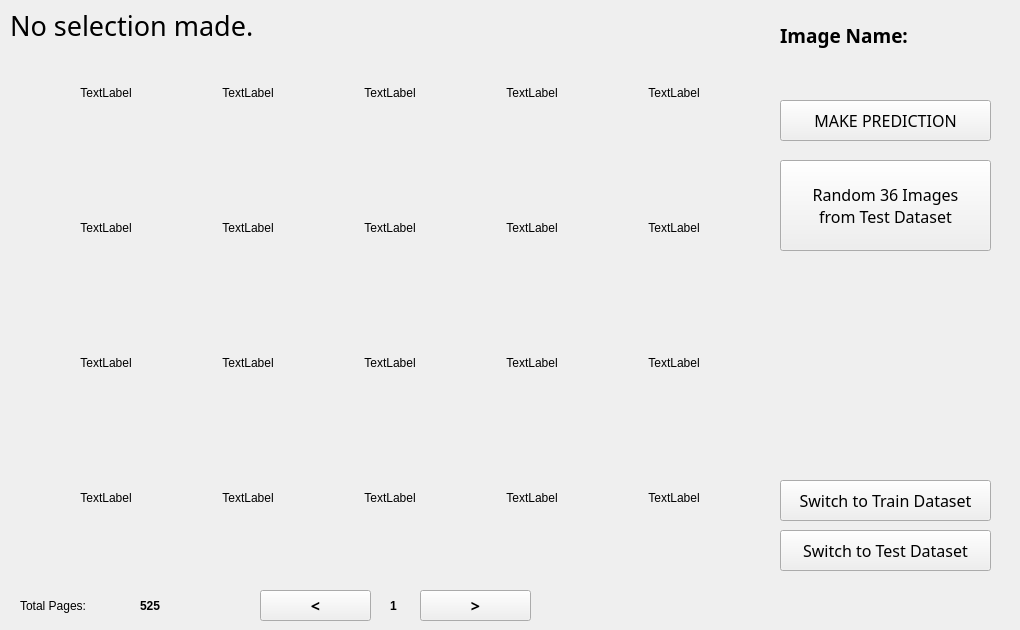
    <widget class="QWidget" name="tabDataset">
     <property name="palette">
      <palette>
       <active>
        <colorrole role="Base">
         <brush brushstyle="SolidPattern">
          <color alpha="255">
           <red>0</red>
           <green>0</green>
           <blue>127</blue>
          </color>
         </brush>
        </colorrole>
       </active>
       <inactive>
        <colorrole role="Base">
         <brush brushstyle="SolidPattern">
          <color alpha="255">
           <red>0</red>
           <green>0</green>
           <blue>127</blue>
          </color>
         </brush>
        </colorrole>
       </inactive>
       <disabled>
        <colorrole role="Base">
         <brush brushstyle="SolidPattern">
          <color alpha="255">
           <red>240</red>
           <green>240</green>
           <blue>240</blue>
          </color>
         </brush>
        </colorrole>
       </disabled>
      </palette>
     </property>
     <attribute name="title">
      <string>Dataset</string>
     </attribute>
     <widget class="QWidget" name="widget" native="true">
      <property name="geometry">
       <rect>
        <x>10</x>
        <y>10</y>
        <width>761</width>
        <height>571</height>
       </rect>
      </property>
      <property name="minimumSize">
       <size>
        <width>0</width>
        <height>0</height>
       </size>
      </property>
      <property name="maximumSize">
       <size>
        <width>791</width>
        <height>611</height>
       </size>
      </property>
      <property name="palette">
       <palette>
        <active>
         <colorrole role="Base">
          <brush brushstyle="SolidPattern">
           <color alpha="255">
            <red>0</red>
            <green>0</green>
            <blue>127</blue>
           </color>
          </brush>
         </colorrole>
         <colorrole role="Window">
          <brush brushstyle="SolidPattern">
           <color alpha="255">
            <red>0</red>
            <green>145</green>
            <blue>234</blue>
           </color>
          </brush>
         </colorrole>
        </active>
        <inactive>
         <colorrole role="Base">
          <brush brushstyle="SolidPattern">
           <color alpha="255">
            <red>0</red>
            <green>0</green>
            <blue>127</blue>
           </color>
          </brush>
         </colorrole>
         <colorrole role="Window">
          <brush brushstyle="SolidPattern">
           <color alpha="255">
            <red>0</red>
            <green>145</green>
            <blue>234</blue>
           </color>
          </brush>
         </colorrole>
        </inactive>
        <disabled>
         <colorrole role="Base">
          <brush brushstyle="SolidPattern">
           <color alpha="255">
            <red>0</red>
            <green>145</green>
            <blue>234</blue>
           </color>
          </brush>
         </colorrole>
         <colorrole role="Window">
          <brush brushstyle="SolidPattern">
           <color alpha="255">
            <red>0</red>
            <green>145</green>
            <blue>234</blue>
           </color>
          </brush>
         </colorrole>
        </disabled>
       </palette>
      </property>
      <property name="layoutDirection">
       <enum>Qt::LeftToRight</enum>
      </property>
      <layout class="QGridLayout" name="gridLayout_2">
       <item row="0" column="1">
        <layout class="QGridLayout" name="gridLayout">
         <property name="sizeConstraint">
          <enum>QLayout::SetMaximumSize</enum>
         </property>
         <property name="horizontalSpacing">
          <number>42</number>
         </property>
         <property name="verticalSpacing">
          <number>35</number>
         </property>
         <item row="2" column="3">
          <widget class="QLabel" name="p14">
           <property name="maximumSize">
            <size>
             <width>100</width>
             <height>100</height>
            </size>
           </property>
           <property name="layoutDirection">
            <enum>Qt::LeftToRight</enum>
           </property>
           <property name="lineWidth">
            <number>1</number>
           </property>
           <property name="text">
            <string>TextLabel</string>
           </property>
           <property name="alignment">
            <set>Qt::AlignCenter</set>
           </property>
          </widget>
         </item>
         <item row="2" column="0">
          <widget class="QLabel" name="p11">
           <property name="maximumSize">
            <size>
             <width>100</width>
             <height>100</height>
            </size>
           </property>
           <property name="layoutDirection">
            <enum>Qt::LeftToRight</enum>
           </property>
           <property name="lineWidth">
            <number>1</number>
           </property>
           <property name="text">
            <string>TextLabel</string>
           </property>
           <property name="alignment">
            <set>Qt::AlignCenter</set>
           </property>
          </widget>
         </item>
         <item row="1" column="2">
          <widget class="QLabel" name="p8">
           <property name="maximumSize">
            <size>
             <width>100</width>
             <height>100</height>
            </size>
           </property>
           <property name="layoutDirection">
            <enum>Qt::LeftToRight</enum>
           </property>
           <property name="lineWidth">
            <number>1</number>
           </property>
           <property name="text">
            <string>TextLabel</string>
           </property>
           <property name="alignment">
            <set>Qt::AlignCenter</set>
           </property>
          </widget>
         </item>
         <item row="0" column="2">
          <widget class="QLabel" name="p3">
           <property name="maximumSize">
            <size>
             <width>100</width>
             <height>100</height>
            </size>
           </property>
           <property name="layoutDirection">
            <enum>Qt::LeftToRight</enum>
           </property>
           <property name="lineWidth">
            <number>1</number>
           </property>
           <property name="text">
            <string>TextLabel</string>
           </property>
           <property name="alignment">
            <set>Qt::AlignCenter</set>
           </property>
          </widget>
         </item>
         <item row="3" column="4">
          <widget class="QLabel" name="p20">
           <property name="maximumSize">
            <size>
             <width>100</width>
             <height>100</height>
            </size>
           </property>
           <property name="layoutDirection">
            <enum>Qt::LeftToRight</enum>
           </property>
           <property name="lineWidth">
            <number>1</number>
           </property>
           <property name="text">
            <string>TextLabel</string>
           </property>
           <property name="alignment">
            <set>Qt::AlignCenter</set>
           </property>
          </widget>
         </item>
         <item row="3" column="2">
          <widget class="QLabel" name="p18">
           <property name="maximumSize">
            <size>
             <width>100</width>
             <height>100</height>
            </size>
           </property>
           <property name="layoutDirection">
            <enum>Qt::LeftToRight</enum>
           </property>
           <property name="lineWidth">
            <number>1</number>
           </property>
           <property name="text">
            <string>TextLabel</string>
           </property>
           <property name="alignment">
            <set>Qt::AlignCenter</set>
           </property>
          </widget>
         </item>
         <item row="3" column="3">
          <widget class="QLabel" name="p19">
           <property name="maximumSize">
            <size>
             <width>100</width>
             <height>100</height>
            </size>
           </property>
           <property name="layoutDirection">
            <enum>Qt::LeftToRight</enum>
           </property>
           <property name="lineWidth">
            <number>1</number>
           </property>
           <property name="text">
            <string>TextLabel</string>
           </property>
           <property name="alignment">
            <set>Qt::AlignCenter</set>
           </property>
          </widget>
         </item>
         <item row="2" column="1">
          <widget class="QLabel" name="p12">
           <property name="maximumSize">
            <size>
             <width>100</width>
             <height>100</height>
            </size>
           </property>
           <property name="layoutDirection">
            <enum>Qt::LeftToRight</enum>
           </property>
           <property name="lineWidth">
            <number>1</number>
           </property>
           <property name="text">
            <string>TextLabel</string>
           </property>
           <property name="alignment">
            <set>Qt::AlignCenter</set>
           </property>
          </widget>
         </item>
         <item row="2" column="2">
          <widget class="QLabel" name="p13">
           <property name="maximumSize">
            <size>
             <width>100</width>
             <height>100</height>
            </size>
           </property>
           <property name="layoutDirection">
            <enum>Qt::LeftToRight</enum>
           </property>
           <property name="lineWidth">
            <number>1</number>
           </property>
           <property name="text">
            <string>TextLabel</string>
           </property>
           <property name="alignment">
            <set>Qt::AlignCenter</set>
           </property>
          </widget>
         </item>
         <item row="1" column="0">
          <widget class="QLabel" name="p6">
           <property name="maximumSize">
            <size>
             <width>100</width>
             <height>100</height>
            </size>
           </property>
           <property name="layoutDirection">
            <enum>Qt::LeftToRight</enum>
           </property>
           <property name="lineWidth">
            <number>1</number>
           </property>
           <property name="text">
            <string>TextLabel</string>
           </property>
           <property name="alignment">
            <set>Qt::AlignCenter</set>
           </property>
          </widget>
         </item>
         <item row="0" column="0">
          <widget class="QLabel" name="p1">
           <property name="maximumSize">
            <size>
             <width>100</width>
             <height>100</height>
            </size>
           </property>
           <property name="layoutDirection">
            <enum>Qt::LeftToRight</enum>
           </property>
           <property name="lineWidth">
            <number>1</number>
           </property>
           <property name="text">
            <string>TextLabel</string>
           </property>
           <property name="alignment">
            <set>Qt::AlignCenter</set>
           </property>
          </widget>
         </item>
         <item row="0" column="1">
          <widget class="QLabel" name="p2">
           <property name="maximumSize">
            <size>
             <width>100</width>
             <height>100</height>
            </size>
           </property>
           <property name="layoutDirection">
            <enum>Qt::LeftToRight</enum>
           </property>
           <property name="lineWidth">
            <number>1</number>
           </property>
           <property name="text">
            <string>TextLabel</string>
           </property>
           <property name="alignment">
            <set>Qt::AlignCenter</set>
           </property>
          </widget>
         </item>
         <item row="3" column="1">
          <widget class="QLabel" name="p17">
           <property name="maximumSize">
            <size>
             <width>100</width>
             <height>100</height>
            </size>
           </property>
           <property name="layoutDirection">
            <enum>Qt::LeftToRight</enum>
           </property>
           <property name="lineWidth">
            <number>1</number>
           </property>
           <property name="text">
            <string>TextLabel</string>
           </property>
           <property name="alignment">
            <set>Qt::AlignCenter</set>
           </property>
          </widget>
         </item>
         <item row="3" column="0">
          <widget class="QLabel" name="p16">
           <property name="maximumSize">
            <size>
             <width>100</width>
             <height>100</height>
            </size>
           </property>
           <property name="layoutDirection">
            <enum>Qt::LeftToRight</enum>
           </property>
           <property name="lineWidth">
            <number>1</number>
           </property>
           <property name="text">
            <string>TextLabel</string>
           </property>
           <property name="alignment">
            <set>Qt::AlignCenter</set>
           </property>
          </widget>
         </item>
         <item row="1" column="1">
          <widget class="QLabel" name="p7">
           <property name="maximumSize">
            <size>
             <width>100</width>
             <height>100</height>
            </size>
           </property>
           <property name="layoutDirection">
            <enum>Qt::LeftToRight</enum>
           </property>
           <property name="lineWidth">
            <number>1</number>
           </property>
           <property name="text">
            <string>TextLabel</string>
           </property>
           <property name="alignment">
            <set>Qt::AlignCenter</set>
           </property>
          </widget>
         </item>
         <item row="2" column="4">
          <widget class="QLabel" name="p15">
           <property name="maximumSize">
            <size>
             <width>100</width>
             <height>100</height>
            </size>
           </property>
           <property name="layoutDirection">
            <enum>Qt::LeftToRight</enum>
           </property>
           <property name="lineWidth">
            <number>1</number>
           </property>
           <property name="text">
            <string>TextLabel</string>
           </property>
           <property name="alignment">
            <set>Qt::AlignCenter</set>
           </property>
          </widget>
         </item>
         <item row="0" column="4">
          <widget class="QLabel" name="p5">
           <property name="maximumSize">
            <size>
             <width>100</width>
             <height>100</height>
            </size>
           </property>
           <property name="layoutDirection">
            <enum>Qt::LeftToRight</enum>
           </property>
           <property name="lineWidth">
            <number>1</number>
           </property>
           <property name="text">
            <string>TextLabel</string>
           </property>
           <property name="alignment">
            <set>Qt::AlignCenter</set>
           </property>
          </widget>
         </item>
         <item row="1" column="4">
          <widget class="QLabel" name="p10">
           <property name="maximumSize">
            <size>
             <width>100</width>
             <height>100</height>
            </size>
           </property>
           <property name="layoutDirection">
            <enum>Qt::LeftToRight</enum>
           </property>
           <property name="lineWidth">
            <number>1</number>
           </property>
           <property name="text">
            <string>TextLabel</string>
           </property>
           <property name="alignment">
            <set>Qt::AlignCenter</set>
           </property>
          </widget>
         </item>
         <item row="0" column="3">
          <widget class="QLabel" name="p4">
           <property name="maximumSize">
            <size>
             <width>100</width>
             <height>100</height>
            </size>
           </property>
           <property name="layoutDirection">
            <enum>Qt::LeftToRight</enum>
           </property>
           <property name="lineWidth">
            <number>1</number>
           </property>
           <property name="text">
            <string>TextLabel</string>
           </property>
           <property name="alignment">
            <set>Qt::AlignCenter</set>
           </property>
          </widget>
         </item>
         <item row="1" column="3">
          <widget class="QLabel" name="p9">
           <property name="maximumSize">
            <size>
             <width>100</width>
             <height>100</height>
            </size>
           </property>
           <property name="layoutDirection">
            <enum>Qt::LeftToRight</enum>
           </property>
           <property name="lineWidth">
            <number>1</number>
           </property>
           <property name="text">
            <string>TextLabel</string>
           </property>
           <property name="alignment">
            <set>Qt::AlignCenter</set>
           </property>
          </widget>
         </item>
        </layout>
       </item>
      </layout>
     </widget>
     <widget class="QPushButton" name="btn_gallery_back">
      <property name="geometry">
       <rect>
        <x>260</x>
        <y>590</y>
        <width>111</width>
        <height>31</height>
       </rect>
      </property>
      <property name="font">
       <font>
        <family>Century Gothic</family>
        <pointsize>12</pointsize>
        <weight>75</weight>
        <bold>true</bold>
       </font>
      </property>
      <property name="text">
       <string>&lt;</string>
      </property>
     </widget>
     <widget class="QPushButton" name="btn_gallery_next">
      <property name="geometry">
       <rect>
        <x>420</x>
        <y>590</y>
        <width>111</width>
        <height>31</height>
       </rect>
      </property>
      <property name="font">
       <font>
        <family>Century Gothic</family>
        <pointsize>12</pointsize>
        <weight>75</weight>
        <bold>true</bold>
       </font>
      </property>
      <property name="text">
       <string>&gt;</string>
      </property>
     </widget>
     <widget class="QLabel" name="lb_current_page">
      <property name="geometry">
       <rect>
        <x>390</x>
        <y>590</y>
        <width>31</width>
        <height>31</height>
       </rect>
      </property>
      <property name="font">
       <font>
        <weight>75</weight>
        <bold>true</bold>
       </font>
      </property>
      <property name="text">
       <string>1</string>
      </property>
     </widget>
     <widget class="QLabel" name="label_2">
      <property name="geometry">
       <rect>
        <x>780</x>
        <y>20</y>
        <width>231</width>
        <height>31</height>
       </rect>
      </property>
      <property name="font">
       <font>
        <family>Century Gothic</family>
        <pointsize>14</pointsize>
        <weight>75</weight>
        <bold>true</bold>
       </font>
      </property>
      <property name="text">
       <string>Image Name:</string>
      </property>
     </widget>
     <widget class="QLabel" name="lb_img_name">
      <property name="geometry">
       <rect>
        <x>780</x>
        <y>50</y>
        <width>231</width>
        <height>31</height>
       </rect>
      </property>
      <property name="font">
       <font>
        <family>Century Gothic</family>
        <pointsize>15</pointsize>
        <weight>50</weight>
        <bold>false</bold>
       </font>
      </property>
      <property name="text">
       <string/>
      </property>
     </widget>
     <widget class="QLabel" name="label_16">
      <property name="geometry">
       <rect>
        <x>20</x>
        <y>590</y>
        <width>111</width>
        <height>31</height>
       </rect>
      </property>
      <property name="font">
       <font>
        <weight>50</weight>
        <bold>false</bold>
       </font>
      </property>
      <property name="text">
       <string>Total Pages:</string>
      </property>
     </widget>
     <widget class="QLabel" name="lb_total_page">
      <property name="geometry">
       <rect>
        <x>140</x>
        <y>590</y>
        <width>71</width>
        <height>31</height>
       </rect>
      </property>
      <property name="font">
       <font>
        <weight>75</weight>
        <bold>true</bold>
       </font>
      </property>
      <property name="text">
       <string>525</string>
      </property>
     </widget>
     <widget class="QPushButton" name="btn_switch_test">
      <property name="geometry">
       <rect>
        <x>780</x>
        <y>530</y>
        <width>211</width>
        <height>41</height>
       </rect>
      </property>
      <property name="font">
       <font>
        <family>Century Gothic</family>
        <pointsize>12</pointsize>
       </font>
      </property>
      <property name="text">
       <string>Switch to Test Dataset</string>
      </property>
     </widget>
     <widget class="QPushButton" name="btn_switch_train">
      <property name="geometry">
       <rect>
        <x>780</x>
        <y>480</y>
        <width>211</width>
        <height>41</height>
       </rect>
      </property>
      <property name="font">
       <font>
        <family>Century Gothic</family>
        <pointsize>12</pointsize>
       </font>
      </property>
      <property name="text">
       <string>Switch to Train Dataset</string>
      </property>
     </widget>
     <widget class="QLabel" name="lb_img_label">
      <property name="geometry">
       <rect>
        <x>10</x>
        <y>10</y>
        <width>281</width>
        <height>31</height>
       </rect>
      </property>
      <property name="font">
       <font>
        <family>Century Gothic</family>
        <pointsize>20</pointsize>
        <weight>50</weight>
        <bold>false</bold>
       </font>
      </property>
      <property name="text">
       <string>No selection made.</string>
      </property>
     </widget>
     <widget class="QPushButton" name="btn_img_predict">
      <property name="geometry">
       <rect>
        <x>780</x>
        <y>100</y>
        <width>211</width>
        <height>41</height>
       </rect>
      </property>
      <property name="font">
       <font>
        <family>Century Gothic</family>
        <pointsize>12</pointsize>
       </font>
      </property>
      <property name="text">
       <string>MAKE PREDICTION</string>
      </property>
     </widget>
     <widget class="QPushButton" name="btn_random_predict">
      <property name="geometry">
       <rect>
        <x>780</x>
        <y>160</y>
        <width>211</width>
        <height>91</height>
       </rect>
      </property>
      <property name="font">
       <font>
        <family>Century Gothic</family>
        <pointsize>12</pointsize>
       </font>
      </property>
      <property name="text">
       <string>Random 36 Images
from Test Dataset</string>
      </property>
     </widget>
    </widget>
